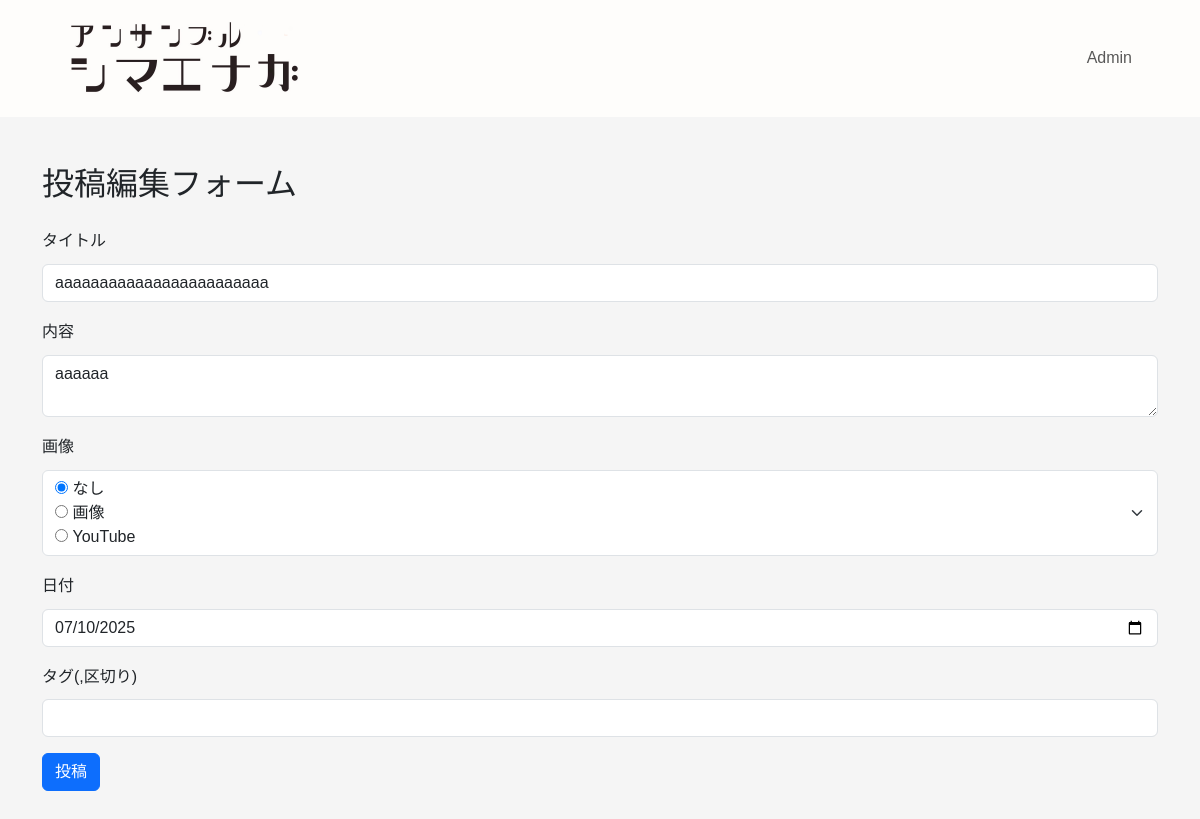
/admin/post/edit/1 (signed in), run on the app's committed database.
### app/models/models.py (models this page shows)
class Post(db.Model):
    __tablename__ = "posts"
    id = db.Column(db.Integer, primary_key=True, autoincrement=True)
    title = db.Column(db.String(64), nullable=False)
    content = db.Column(db.Text, nullable=False)
    date = db.Column(db.Date, default=date.today, nullable=False)
    media = db.Column(db.String(16))
    url = db.Column(db.String(255))
    images = db.relationship("PostImage", backref="post", cascade="all, delete-orphan")
    tags = db.relationship("Tag", secondary=post_tags, back_populates="posts")
    view_count = db.Column(db.Integer, default=0, nullable=False)

### app/routes/routes.py (the view)
@main_bp.route("/admin/post/edit/<int:id>", methods=["GET", "POST"])
@login_required
def edit_post(id):
    post = Post.query.get_or_404(id)
    form = EditPost(obj=post)
    if form.validate_on_submit():
        old_title = post.title
        old_content = post.content
        old_media = post.media
        old_url = post.url
        old_date = post.date
        old_tags = post.tags
        post.title = form.title.data
        post.content = form.content.data
        post.media = form.media.data
        post.date = form.date.data
        if post.media == "youtube":
            post.url = convert_youtube_url_to_embed(form.youtube.data)
        else:
            post.url = None
        tag_names = [t.strip() for t in form.tags.data.split(",") if t.strip()]
        print(form.tags.data)
        tags = []
        for name in tag_names:
            tag = Tag.query.filter_by(name=name).first()
            if not tag:
                tag = Tag(name=name)
                db.session.add(tag)
            tags.append(tag)
        post.tags = tags
        db.session.commit()
        for file in form.file.data:
            if file:
                filename = datetime.now().strftime("%Y%m%d%H%M%S" + os.path.splitext(file.filename)[1])
                os.makedirs(upload_folder, exist_ok=True)
                file.save(os.path.join(upload_folder, filename))
                image = PostImage(post_id=post.id, path=filename)
                db.session.add(image)
        new_log = Log(user_id=str(current_user.id),
                      action_type="edit_post",
                      target_table="posts",
                      target_id=post.id,
                      text=json.dumps({
                          "old_title" : old_title,
                          "new_title" : post.title,
                          "old_content" : old_content,
                          "new_content" : post.content,
                          "old_media" : old_media,
                          "new_media" : post.media,
                          "old_url" : old_url,
                          "new_url" : post.url,
                          "old_tags" : [tag.name for tag in old_tags],
                          "new_tags" : [tag.name for tag in post.tags],
                          "old_date" : old_date.isoformat(),
                          "new_date" : post.date.isoformat()
                        },
                        ensure_ascii=False))
        db.session.add(new_log)
        db.session.commit()
        flash("編集完了")
        return redirect(url_for("main.post"))
    else:
        form.tags.data = ", ".join(tag.name for tag in post.tags)
        if post.media == "youtube" and post.url:
            form.youtube.data = post.url
    return render_template("edit_post.html", form=form)

### app/forms/forms.py
class EditPost(FlaskForm):
    title = StringField("タイトル", validators=[DataRequired("タイトルは必須です")])
    content = TextAreaField("内容", validators=[DataRequired("投稿内容は必須です")])
    media = RadioField("画像", choices=[("none", "なし"), ("upload", "画像"), ("youtube", "YouTube")], default="none", validators=[DataRequired()])
    file = MultipleFileField("アップロード")
    youtube = StringField("URL")
    tags = StringField("タグ(,区切り)")
    date = DateField("日付", format="%Y-%m-%d")
    submit = SubmitField("投稿")

### app/templates/edit_post.html (shortened to what this page needs)
{% extends "layout_admin.html" %}
{% block content %}
<div class="container py-5">
  <h1 class="fs-2 mb-4">投稿編集フォーム</h1>
  <form method="post" novalidate enctype="multipart/form-data">
    <div class="mb-3">
      {{ form.title.label(class="form-label") }}
      {{ form.title(class="form-control") }}
    </div>
    <div class="mb-3">
      {{ form.content.label(class="form-label") }}
      {{ form.content(class="form-control", id="text-area") }}
    </div>
    <div class="mb-3">
      {{ form.media.label(class="form-label") }}
      {{ form.media(class="form-select") }}
    </div>
    <div class="mb-3">
      {{ form.date.label(class="form-label") }}
      {{ form.date(class="form-control") }}
    </div>
    <div class="mb-3">
      {{ form.tags.label(class="form-label") }}
      {{ form.tags(class="form-control") }}
    </div>
    <div class="mb-3">
      {{ form.submit(class="btn btn-primary") }}
    </div>
  </form>
</div>
{% endblock %}

### app/static/css/layout.css (style rules this page uses)
html { height: 100%; }
body { background-color: #d0e7e1; font-family: "游ゴシック体", YuGothic, "游ゴシック Medium", "Yu Gothic Medium","游ゴシック", "Yu Gothic", sans-serif; line-height: 1.8; display: flex; flex-direction: column; height: 100%; }
* { box-sizing: border-box; }
ul { list-style: none; padding: 0; }

### data on the page
Post: title "aaaaaaaaaaaaaaaaaaaaaaaa", content "aaaaaa", media "☑ なし ☐ 画像 ☐ YouTube", date "07/10/2025"
